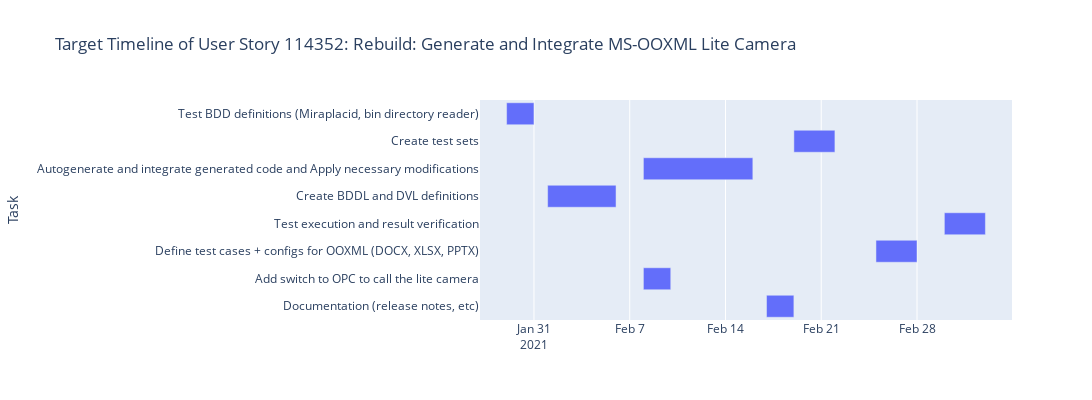

The notebook cell saved with this chart:
### Markdown cell above
# Target Timeline

### Code cell
df = pd.DataFrame(gant_chart_data)

fig = px.timeline(df, x_start="Start", x_end="Finish", y="Task", title=f"Target Timeline of User Story {user_story_id}: {work_item_name}")
#fig.update_yaxes(autorange="reversed") # otherwise tasks are listed from the bottom up
fig.update_layout(autosize=False, width=2000, height=400)
fig.show()

### Figure 1 — Plotly figure (JSON) as saved in the notebook; plotly's stock layout.template omitted (floating-point values rounded to 4 significant figures)
{"data": [{"alignmentgroup": "True", "base": ["2021-02-17", "2021-02-08", "2021-02-25", "2021-03-02", "2021-02-01", "2021-02-08", "2021-02-19", "2021-01-29"], "hovertemplate": "Start=%{base}<br>Finish=%{x}<br>Task=%{y}<extra></extra>", "legendgroup": "", "marker": {"color": "#636efa"}, "name": "", "offsetgroup": "", "orientation": "h", "showlegend": false, "textposition": "auto", "type": "bar", "x": [172800000, 172800000, 259200000, 259200000, 432000000, 691200000, 259200000, 172800000], "xaxis": "x", "y": ["Documentation (release notes, etc)", "Add switch to OPC to call the lite camera", "Define test cases + configs for OOXML (DOCX, XLSX, PPTX)", "Test execution and result verification", "Create BDDL and DVL definitions", "Autogenerate and integrate generated code and Apply necessary modifications", "Create test sets", "Test BDD definitions (Miraplacid, bin directory reader)"], "yaxis": "y"}], "layout": {"autosize": false, "barmode": "overlay", "height": 400, "legend": {"tracegroupgap": 0}, "title": {"text": "Target Timeline of User Story 114352: Rebuild: Generate and Integrate MS-OOXML Lite Camera"}, "width": 2000, "xaxis": {"anchor": "y", "domain": [0, 1], "type": "date"}, "yaxis": {"anchor": "x", "domain": [0, 1], "title": {"text": "Task"}}}}
